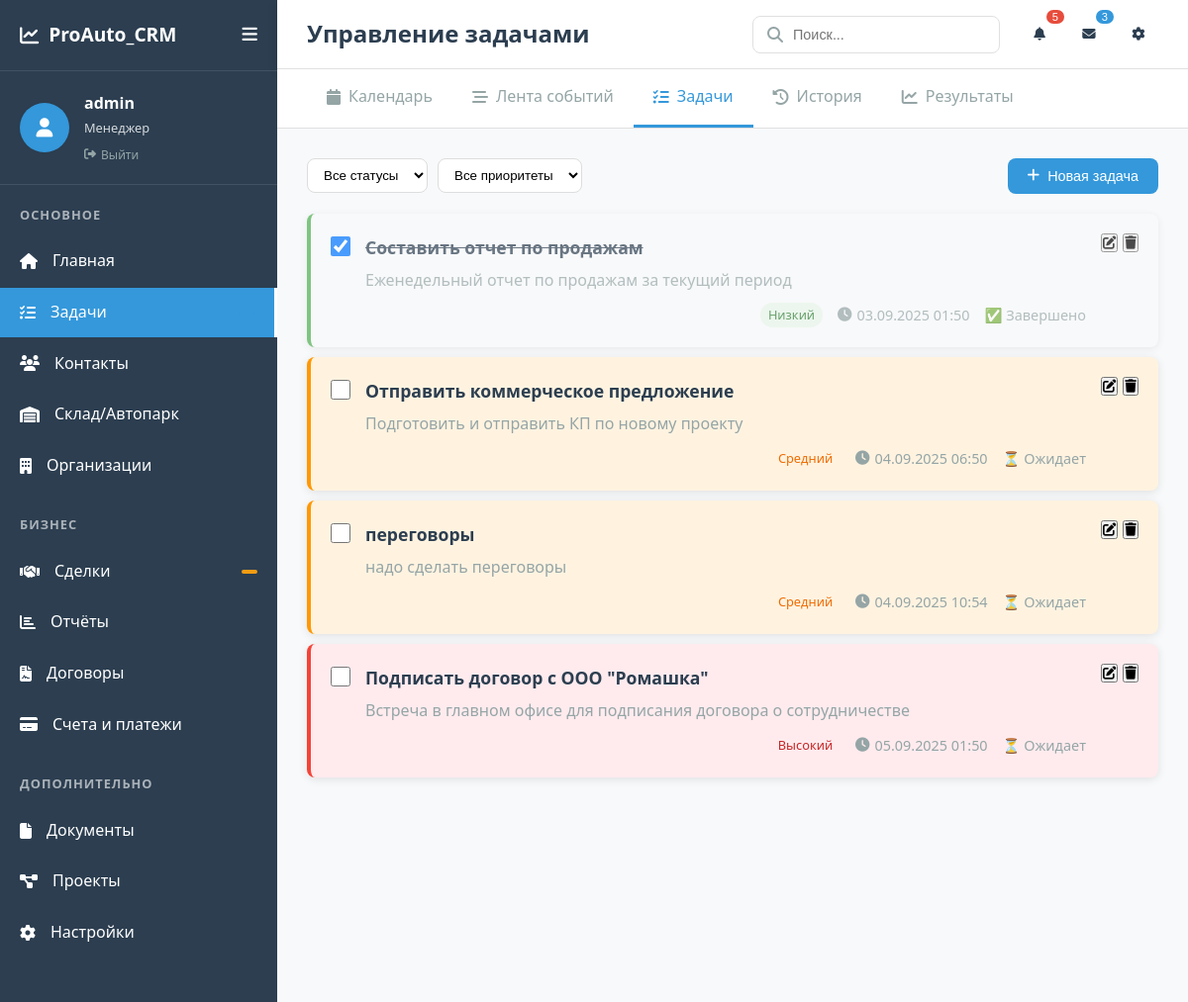
Page /tasks (signed in) on the earlier database version.
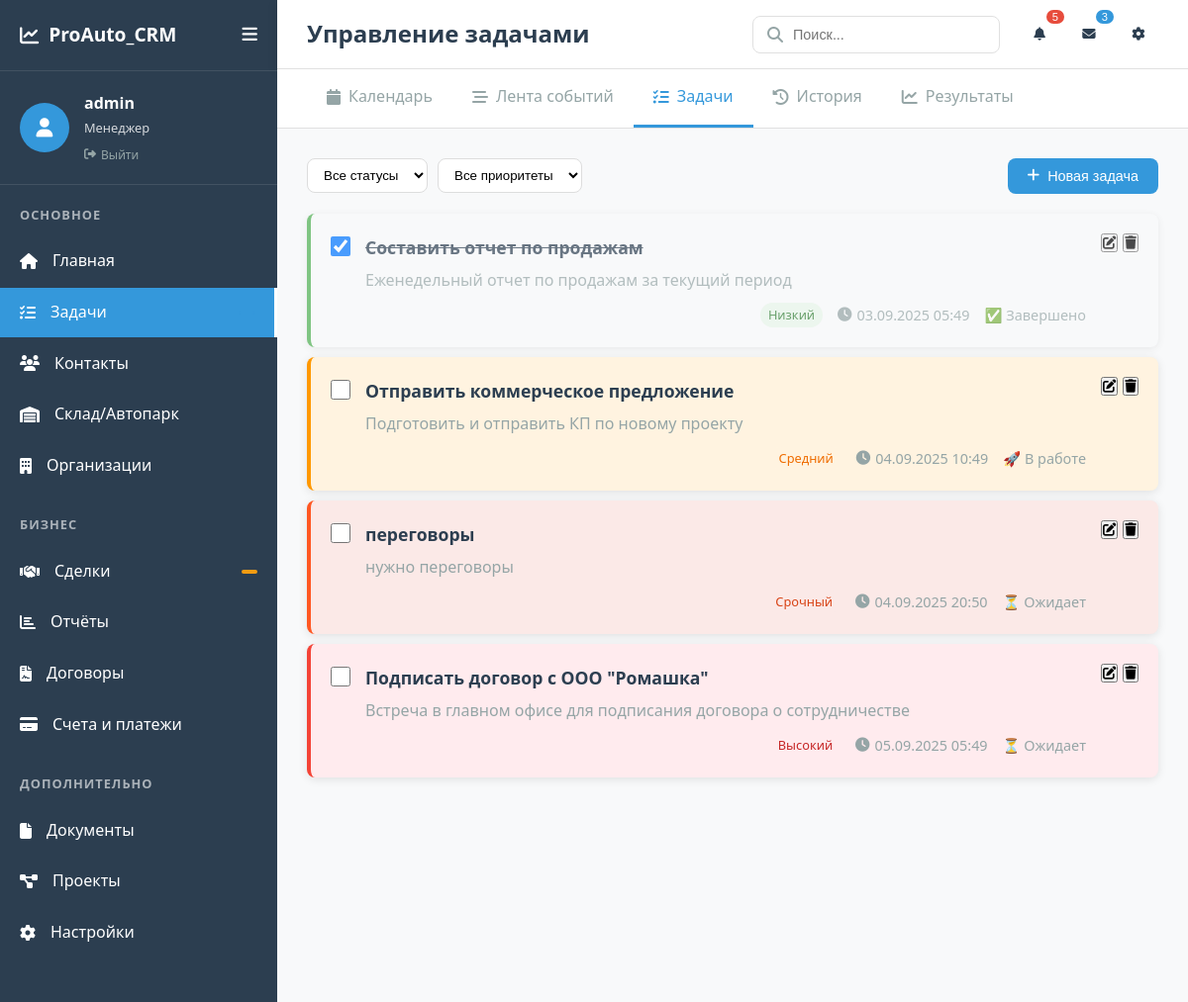
Same page on the later database version.
### app.py (models this page shows, shortened)
class Task(db.Model):
    id = db.Column(db.Integer, primary_key=True)
    title = db.Column(db.String(200), nullable=False)
    description = db.Column(db.Text)
    priority = db.Column(db.String(20), default='medium')  # low, medium, high, urgent
    status = db.Column(db.String(20), default='pending')  # pending, in_progress, completed, cancelled
    due_date = db.Column(db.DateTime)
    completed_at = db.Column(db.DateTime)
    created_at = db.Column(db.DateTime, default=datetime.utcnow)
    user_id = db.Column(db.Integer, db.ForeignKey('user.id'))
    user = db.relationship('User', backref=db.backref('tasks', lazy=True))

### app.py (the view)
    def decorated_function(*args, **kwargs):
        if 'username' not in session:
            return redirect(url_for('login', next=request.url))
        return f(*args, **kwargs)

### templates/modules/tasks.html (shortened to what this page needs)
{% extends "base.html" %}
{% block page_title %}Управление задачами{% endblock %}
{% block module_tabs %}
{{ super() }}
{% endblock %}
{% block content %}
<div class="tasks-container">
    <div class="tasks-header">
        <div class="filters">
            <select id="status-filter" class="filter-select">
                <option value="all" {% if status_filter == 'all' %}selected{% endif %}>Все статусы</option>
            </select>
            <select id="priority-filter" class="filter-select">
                <option value="all" {% if priority_filter == 'all' %}selected{% endif %}>Все приоритеты</option>
            </select>
        </div>
        <button class="btn btn-primary" onclick="showTaskModal()">
            <i class="fas fa-plus"></i>
            Новая задача
        </button>
    </div>
    <div class="tasks-list">
        {% for task in tasks %}
        <div class="task-card priority-{{ task.priority }} status-{{ task.status }}"
             data-task-id="{{ task.id }}">
            <div class="task-checkbox">
                <input type="checkbox" {% if task.status == 'completed' %}checked{% endif %}
                       onchange="toggleTaskStatus({{ task.id }}, this.checked)">
            </div>
            <div class="task-content">
                <h3 class="task-title">{{ task.title }}</h3>
                {% if task.description %}
                <p class="task-description">{{ task.description }}</p>
                {% endif %}
                <div class="task-meta">
                    <span class="task-priority badge priority-{{ task.priority }}">
                        {% if task.priority == 'low' %}Низкий
                        {% elif task.priority == 'medium' %}Средний
                        {% elif task.priority == 'high' %}Высокий
                        {% else %}Срочный{% endif %}
                    </span>
                    {% if task.due_date %}
                    <span class="task-due-date">
                        <i class="fas fa-clock"></i>
                        {{ task.due_date.strftime('%d.%m.%Y %H:%M') }}
                    </span>
                    {% endif %}
                    <span class="task-status">
                        {% if task.status == 'pending' %}⏳ Ожидает
                        {% elif task.status == 'in_progress' %}🚀 В работе
                        {% elif task.status == 'completed' %}✅ Завершено
                        {% else %}❌ Отменено{% endif %}
                    </span>
                </div>
            </div>
            <div class="task-actions">
                <button class="btn-icon" onclick="editTask({{ task.id }})">
                    <i class="fas fa-edit"></i>
                </button>
                <button class="btn-icon" onclick="deleteTask({{ task.id }})">
                    <i class="fas fa-trash"></i>
                </button>
            </div>
        </div>
        {% else %}
        <div class="empty-state">
            <i class="fas fa-tasks"></i>
            <h3>Задачи не найдены</h3>
            <p>Создайте первую задачу или измените фильтры</p>
        </div>
        {% endfor %}
    </div>
</div>
{% endblock %}

### templates/base.html (shortened to what this page needs)
<!DOCTYPE html>
<html lang="ru">
<head>
    <link rel="stylesheet" href="https://cdnjs.cloudflare.com/ajax/libs/font-awesome/6.4.0/css/all.min.css">
    <link rel="stylesheet" href="{{ url_for('static', filename='css/style.css') }}">
</head>
<body>
    <div class="app-container">
        <div class="sidebar">
            <div class="sidebar-header">
                <div class="logo">
                    <i class="fas fa-chart-line"></i>
                    <span>ProAuto_CRM</span>
                </div>
                <button class="sidebar-toggle">
                    <i class="fas fa-bars"></i>
                </button>
            </div>
            <div class="user-info">
                <div class="user-avatar">
                    <i class="fas fa-user"></i>
                </div>
                <div class="user-details">
                    <span class="username">{{ session.get('username', 'Гость') }}</span>
                    <span class="user-role">Менеджер</span>
                    <a href="{{ url_for('logout') }}" class="logout-link" style="font-size: 12px; color: #666; text-decoration: none;">
                        <i class="fas fa-sign-out-alt"></i> Выйти
                    </a>
                </div>
            </div>
            <nav class="main-menu">
                <div class="menu-section">
                    <h3>ОСНОВНОЕ</h3>
                    <ul>
                        <li class="{% if request.endpoint == 'index' %}active{% endif %}">
                            <a href="{{ url_for('index') }}">
                                <i class="fas fa-home"></i>
                                <span>Главная</span>
                            </a>
                        </li>
                        <li class="{% if request.endpoint == 'tasks' %}active{% endif %}">
                            <a href="{{ url_for('tasks') }}">
                                <i class="fas fa-tasks"></i>
                                <span>Задачи</span>
                                <span class="badge"></span>
                            </a>
                        </li>
                        <li class="{% if request.endpoint == 'contacts' %}active{% endif %}">
                            <a href="{{ url_for('contacts') }}">
                                <i class="fas fa-users"></i>
                                 <span>Контакты</span>
                             </a>
                        </li>
                        <li class="{% if request.endpoint == 'warehouse' %}active{% endif %}">
                            <a href="{{ url_for('warehouse') }}">
                                <i class="fas fa-warehouse"></i>
                                <span>Склад/Автопарк</span>
                            </a>
                        </li>
                        <li>
                            <a href="#">
                                <i class="fas fa-building"></i>
                                <span>Организации</span>
                            </a>
                        </li>
                    </ul>
                </div>
                <div class="menu-section">
                    <h3>БИЗНЕС</h3>
                    <ul>
                        <li>
                            <a href="#">
                                <i class="fas fa-handshake"></i>
                                <span>Сделки</span>
                                <span class="badge warning"></span>
                            </a>
                        </li>
                        <li>
                            <a href="#">
                                <i class="fas fa-chart-bar"></i>
                                <span>Отчёты</span>
                            </a>
                        </li>
                        <li>
                            <a href="#">
                                <i class="fas fa-file-contract"></i>
                                <span>Договоры</span>
                            </a>
                        </li>
                        <li>
                            <a href="#">
                                <i class="fas fa-credit-card"></i>
                                <span>Счета и платежи</span>
                            </a>
                        </li>
                    </ul>
                </div>
                <div class="menu-section">
                    <h3>ДОПОЛНИТЕЛЬНО</h3>
                    <ul>
                        <li>
                            <a href="#">
                                <i class="fas fa-file"></i>
                                <span>Документы</span>
                            </a>
                        </li>
                        <li>
                            <a href="#">
                                <i class="fas fa-project-diagram"></i>
                                <span>Проекты</span>
                            </a>
                        </li>
                        <li>
                            <a href="#">
                                <i class="fas fa-cog"></i>
                                <span>Настройки</span>
                            </a>
                        </li>
                    </ul>
                </div>
            </nav>
        </div>
        <div class="main-content">
            <header class="top-header">
                <div class="header-left">
                    <h1>{% block page_title %}CRM Система{% endblock %}</h1>
                </div>
                <div class="header-right">
                    <div class="search-box">
                        <i class="fas fa-search"></i>
                        <input type="text" placeholder="Поиск...">
                    </div>
                    <div class="header-actions">
                        <button class="header-btn">
                            <i class="fas fa-bell"></i>
                            <span class="badge danger">5</span>
                        </button>
                        <button class="header-btn">
                            <i class="fas fa-envelope"></i>
                            <span class="badge">3</span>
                        </button>
                        <button class="header-btn">
                            <i class="fas fa-cog"></i>
                        </button>
                    </div>
                </div>
            </header>
            <div class="module-tabs">
                <div class="tabs-container">
                    {% block module_tabs %}
                    <a href="{{ url_for('calendar_view', view_type='day') }}" class="tab {% if request.endpoint == 'calendar_view' %}active{% endif %}">
                        <i class="fas fa-calendar"></i>
                        Календарь
                    </a>
                    <a href="#" class="tab">
                        <i class="fas fa-stream"></i>
                        Лента событий
                    </a>
                    <a href="{{ url_for('tasks') }}" class="tab {% if request.endpoint == 'tasks' %}active{% endif %}">
                        <i class="fas fa-tasks"></i>
                        Задачи
                    </a>
                    <a href="#" class="tab">
                        <i class="fas fa-history"></i>
                        История
                    </a>
                    <a href="#" class="tab">
                        <i class="fas fa-chart-line"></i>
                        Результаты
                    </a>
                    {% endblock %}
                </div>
            </div>
            <main class="content">
                {% block content %}{% endblock %}
            </main>
        </div>
    </div>
</body>
</html>

Differences in the rows shown:
changed Task "Составить отчет по продажам": due_date "03.09.2025 01:50" → "03.09.2025 05:49"
changed Task "Отправить коммерческое предложение": due_date "04.09.2025 06:50" → "04.09.2025 10:49"; status "⏳ Ожидает" → "🚀 В работе"
changed Task "переговоры": description "надо сделать переговоры" → "нужно переговоры"; due_date "04.09.2025 10:54" → "04.09.2025 20:50"; priority "Средний" → "Срочный"
changed Task "Подписать договор с ООО \"Ромашка\"": due_date "05.09.2025 01:50" → "05.09.2025 05:49"
